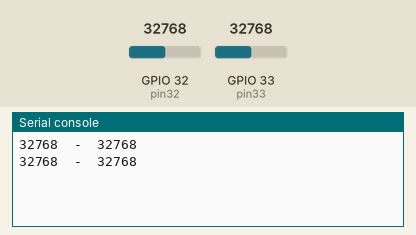
Simulated run of this program. Board: ESP32 board running MicroPython. Parts: the last lines printed to the serial console. Inputs (shaded band) come from the test bench; at power-on: GPIO 32 (pin32) = 32768, GPIO 33 (pin33) = 32768 (analog values on the 0–65535 scale).

Above: at 1.2 s.
1.3 s: GPIO 32 (pin32) set to 45874
At 2.6 s:
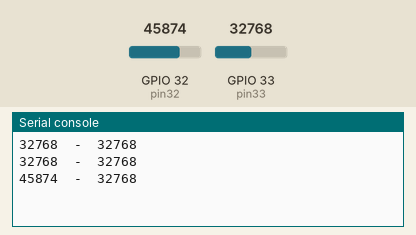
2.8 s: GPIO 33 (pin33) set to 45874
At 3.8 s:
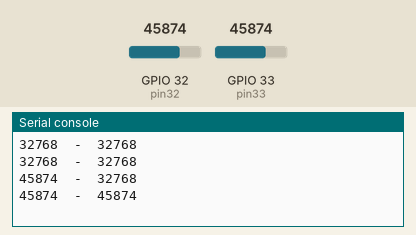
4.3 s: GPIO 32 (pin32) set to 57670
At 5.5 s:
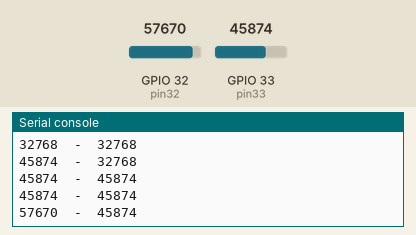
5.8 s: GPIO 33 (pin33) set to 57670
At 6.8 s:
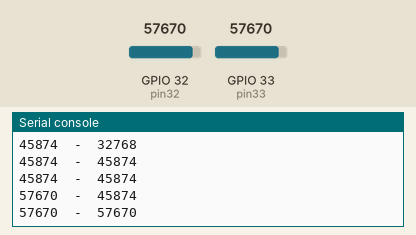
Timing chart, 0 to 8.3 s (numbered marks = the images above; inputs shaded):
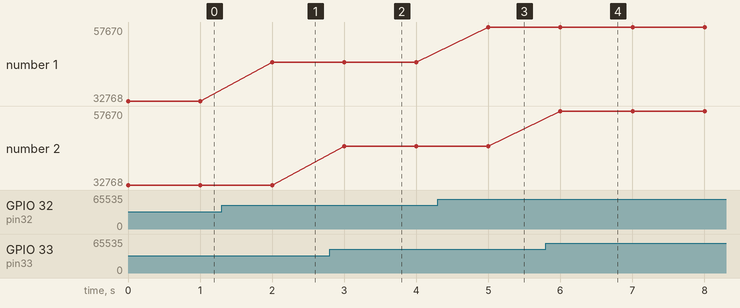

Measured:
- after the input at 1.3 s, the serial console: prints a new line after 0.70 s (image 1)
- after the input at 2.8 s, the serial console: prints a new line after 0.20 s (image 2)
- after the input at 4.3 s, the serial console: prints a new line after 0.70 s (image 3)
- after the input at 5.8 s, the serial console: prints a new line after 0.20 s (image 4)
- plotted number 1: 32768 → 45874 after the input at 1.3 s, 45874 → 57670 after the input at 4.3 s

The program:

main.py
```python
# Ejemplo 7 , lectura de valores analógicos
# Autor: Alejandro García Castro
# Febrero 2022

# Importamos las clases necesarias
from machine import ADC, Pin
from time import sleep

# Definimos los GPIO y los ADC a
# emplear para los potenciómetros.
# Indicamos la atenuacion.
pin32 = Pin(32)
pin33 = Pin(33)
adc32 = ADC(pin32)
adc32.atten(ADC.ATTN_11DB)
adc33 = ADC(pin33)
adc33.atten(ADC.ATTN_11DB)

# Creamos un bucle para leer e imprimir
# los valores que de los potenciómetros
while True:
    valor1 = adc32.read_u16()
    valor2 = adc33.read_u16()
    print(valor1, " - ", valor2)
    # Detenemos el programa durante 1 segundo
    # para poder observar lo valores por consola.
    sleep(1)
```
